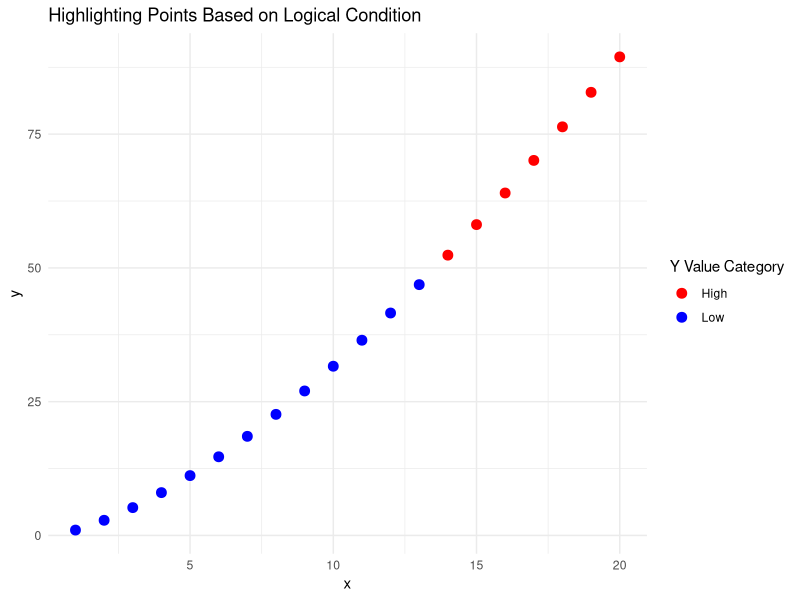

This figure's R source:
library(ggplot2)
df <- data.frame(
  x = 1:20,
  y = (1:20)^1.5
)
df$category <- ifelse(df$y > 50, "High", "Low")
p <- ggplot(df, aes(x = x, y = y, color = category)) +
  geom_point(size = 3) +
  scale_color_manual(values = c("Low" = "blue", "High" = "red")) +
  labs(title = "Highlighting Points Based on Logical Condition",
       color = "Y Value Category") +
  theme_minimal()
print(p)
